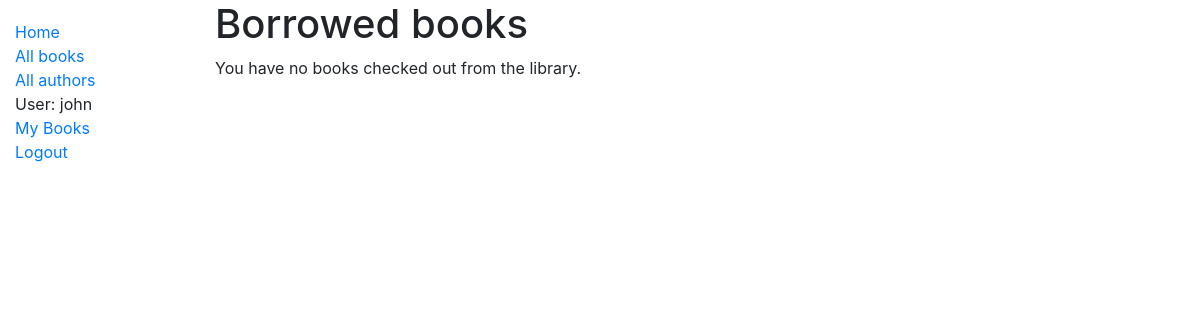
Page /catalog/mybooks/ (signed in) on the earlier database version.
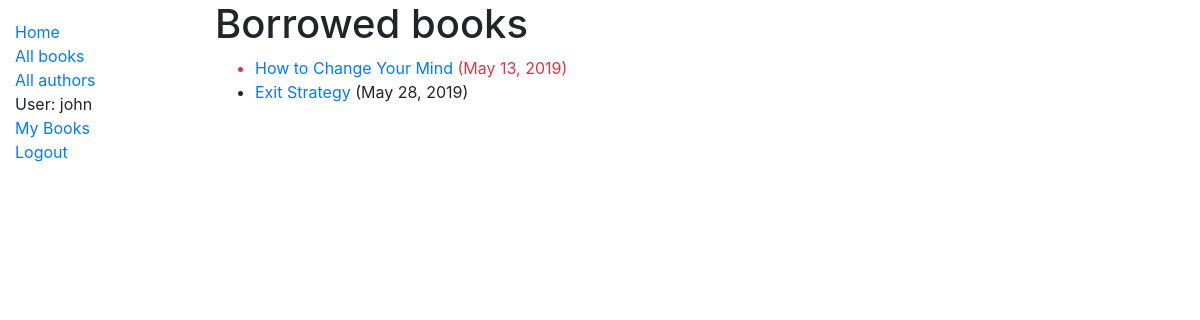
Same page on the later database version.
### catalog/models.py (models this page shows, shortened)
class BookInstance(models.Model):
    id = models.UUIDField(primary_key=True, default=uuid.uuid4,
                          help_text='Unique ID for this particular book across the whole library')
    book = models.ForeignKey('Book', on_delete=models.SET_NULL, null=True)
    imprint = models.CharField(max_length=200)
    borrower = models.ForeignKey(User, on_delete=models.SET_NULL, null=True, blank=True)
    due_back = models.DateField(null=True, blank=True)
    LOAN_STATUS = (
        ('m', 'Maintenance'),
        ('o', 'On loan'),
        ('a', 'Available'),
        ('r', 'Reserved'),
    )
    status = models.CharField(max_length=1, choices=LOAN_STATUS, blank=True,
                              default='m', help_text='Book availability')
    class Meta:
        ordering = ['due_back']
        permissions = (
            ('can_mark_returned', 'Set book as returned'),
        )
    @property
    def is_overdue(self):
        if self.due_back and timezone.now().date() > self.due_back:
            return True
        return False

class Book(models.Model):
    title = models.CharField(max_length=200)
    subtitle = models.CharField(max_length=200, blank=True, null=True)
    author = models.ForeignKey('Author', on_delete=models.SET_NULL, null=True)
    summary = models.TextField(max_length=10000,
                               help_text='Enter a brief description of the book')
    isbn = models.CharField('ISBN', max_length=14,
                            help_text='13 Character <a href="https://www.isbn-international.org/content/what-isbn">ISBN number</a>')
    genre = models.ManyToManyField(Genre,
                                   help_text='Select a genre for this book')
    language = models.ForeignKey('Language', on_delete=models.SET_NULL, null=True)
    def display_genre(self):
        """Create a string for the Genre. This is required to display genre in Admin"""
        return ', '.join(genre.name for genre in self.genre.all()[:3])
    display_genre.short_description = 'genre'

### catalog/views.py (the view)
# urls.py: path('mybooks/', views.LoanedBooksByUserListView.as_view(), name='my-borrowed'),
class LoanedBooksByUserListView(LoginRequiredMixin, generic.ListView):
    model = BookInstance
    template_name = 'catalog/bookinstance_list_borrowed_user.html'
    paginate_by = 10
    def get_queryset(self):
        return BookInstance.objects.filter(borrower=self.request.user).filter(status__exact='o').order_by('due_back')

### catalog/templates/catalog/bookinstance_list_borrowed_user.html
{% extends 'base_generic.html' %}
{% block content %}
    <h1>Borrowed books</h1>
    {% if bookinstance_list %}
    <ul>
        {% for bookinstance in bookinstance_list %}
        <li {% if bookinstance.is_overdue %}class="text-danger"{% endif %}>
            <a href="{% url 'book-detail' bookinstance.book.pk %}">{{ bookinstance.book.title }}</a> ({{ bookinstance.due_back }})
        </li>
        {% endfor %}
    </ul>
    {% else %}
    <p>You have no books checked out from the library.</p>
    {% endif %}
{% endblock content %}

Differences in the rows shown:
now on this page (row edited): BookInstance: book "How to Change Your Mind", due_back "May 13, 2019"
now on this page (row edited): BookInstance: book "Exit Strategy", due_back "May 28, 2019"
Other differences:
text no longer shown: "You have no books checked out from the library."
